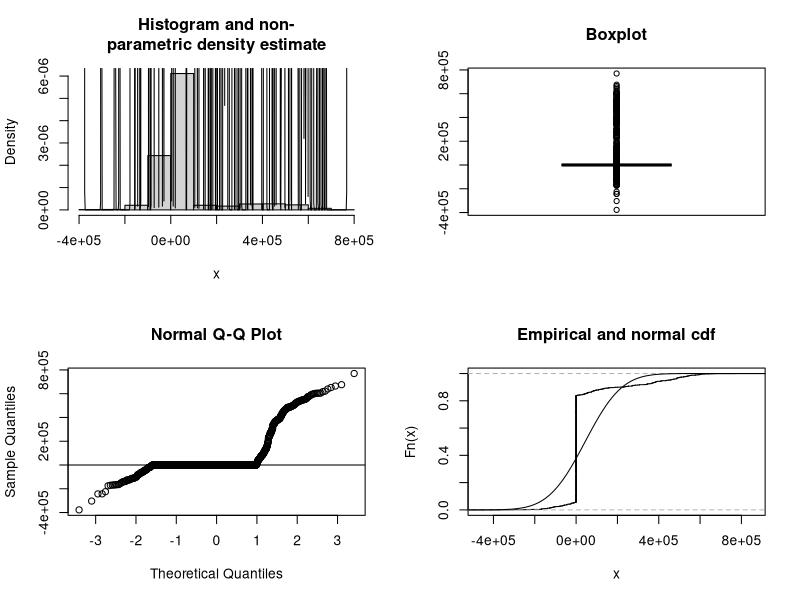
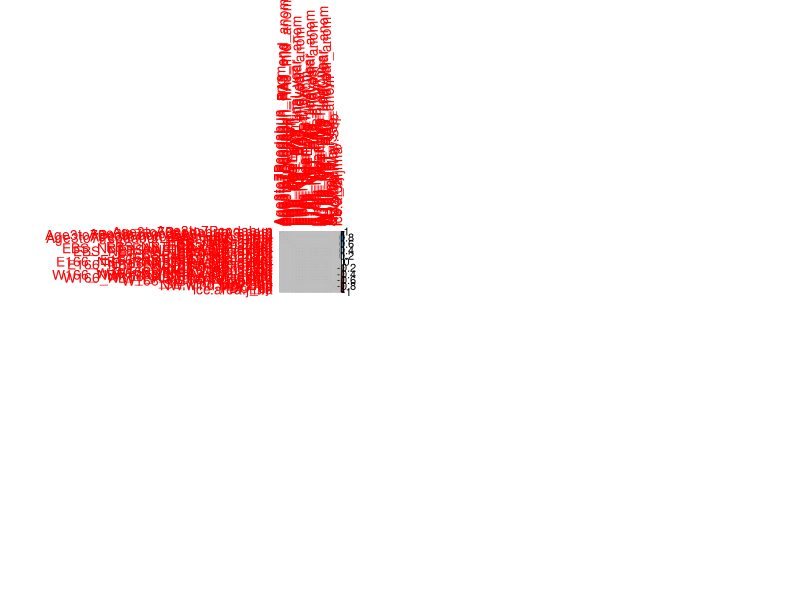
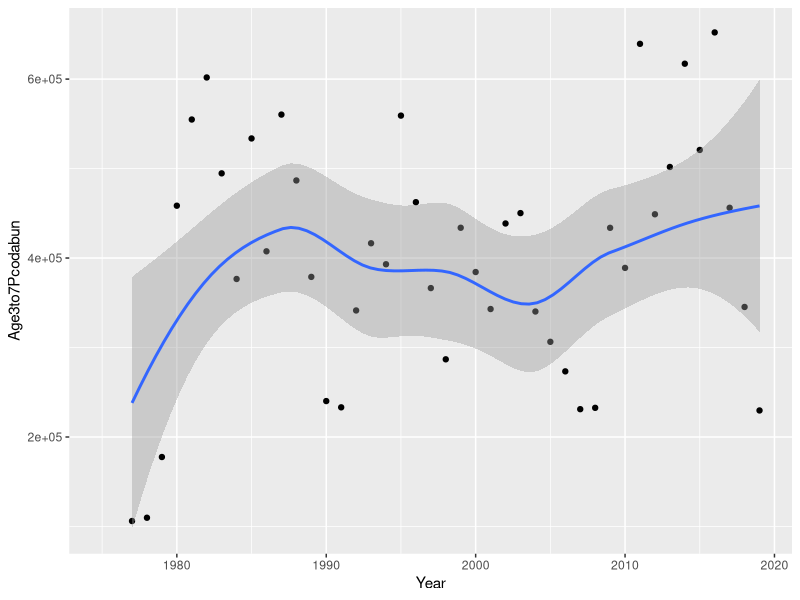
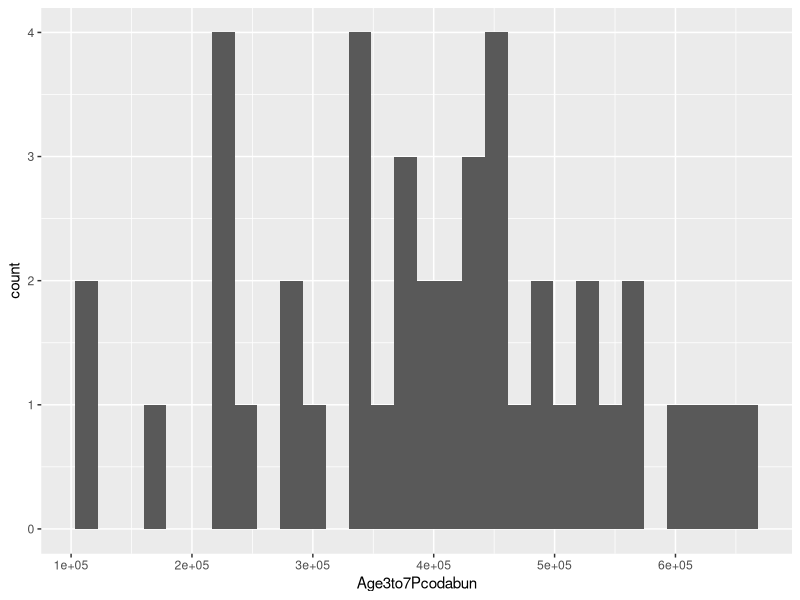
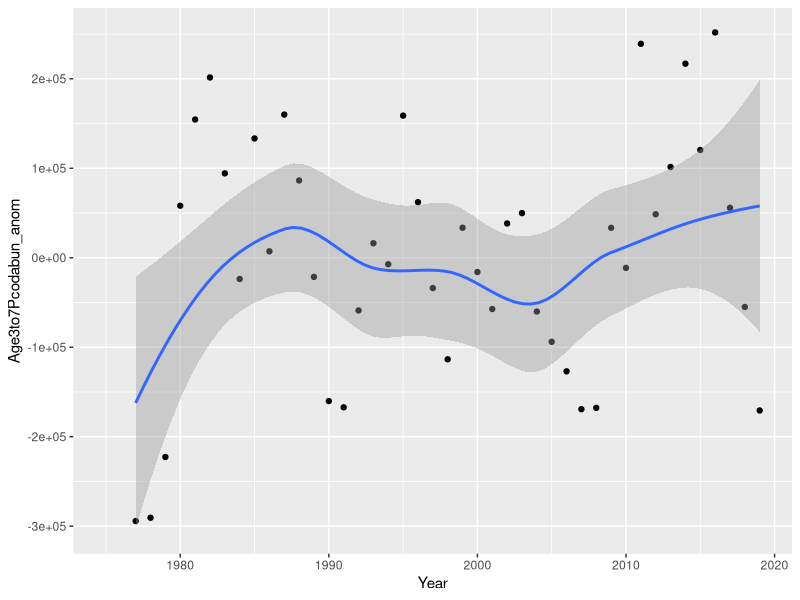
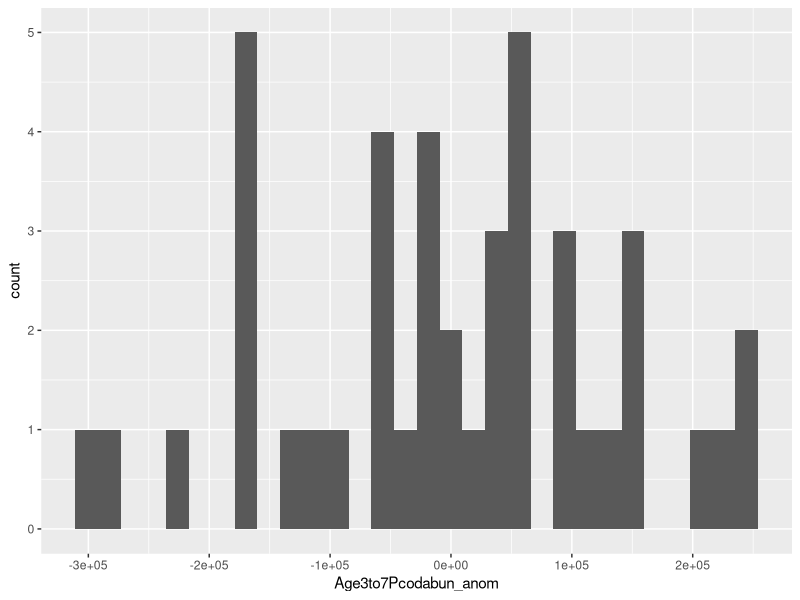
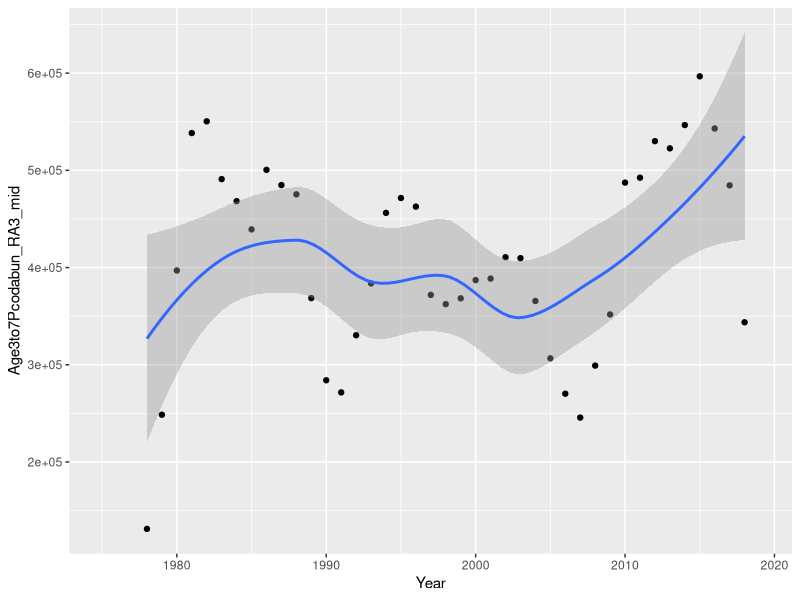
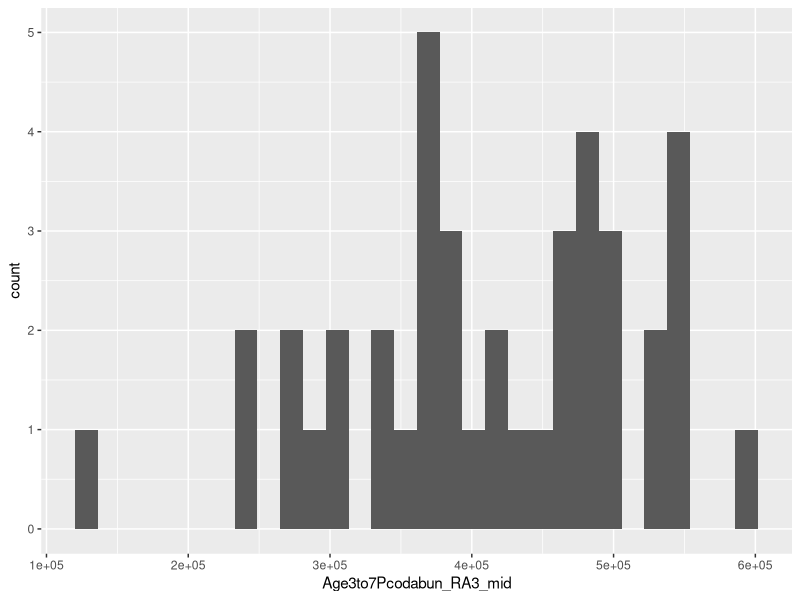

Source code (R) for these figures, in order: (Note: this script raises an error after producing the figures.)
library(Hmisc)
library(ggplot2)
library(tidyverse)
library(corrplot)
#######################################################################################################
####################################### EDA.norm function #############################################

eda.norm <- function(x, ...)
{
  # Examine distribution of data and check against normal distribution
  # x is a vector of data. Additional graphics parameters can be supplied
  # The function creates a histogram with an empirical density estimate, 
  # a boxplot, a normal q-q plot, and a plot of the empirical cumulative
  # density function with the corresponding normal cdf. 
  # In addition, the function returns the results from the 
  # Shapiro-Wilks test of normality
  #
  # Written by Franz Mueter. Last modified February 24, 2006
  #
  
  par(mfrow=c(2,2))
  if(sum(is.na(x)) > 0)
    warning("NA's were removed before plotting")
  
  x <- x[!is.na(x)]
  hist(x, main = "Histogram and non-\nparametric density estimate", prob = T)
  iqd <- summary(x)[5] - summary(x)[2]
  lines(density(x, width = 2 * iqd))
  boxplot(x, main = "Boxplot", ...)
  qqnorm(x)
  qqline(x)
  plot.ecdf(x, main="Empirical and normal cdf")
  LIM <- par("usr")
  y <- seq(LIM[1],LIM[2],length=100)
  lines(y, pnorm(y, mean(x), sqrt(var(x))))
  shapiro.test(x)
}

########################################################################################################

dat<-read.csv("data/envars.csv")
names(dat)
dat<-as.data.frame(dat)
n<-ncol(dat)
m<-nrow(dat)
dat2<-dat[,2:n]
dat3<-dat2[8:m,]
eda.norm(dat3)

cor(dat3)
cor1 <- cor(dat3, use="complete.obs")
corrplot(cor1)


#########################################################################################################################################
######################## Age 3 to 7 Pacific cod annual estimates ##########################################################################
ggplot(dat, aes(Year, Age3to7Pcodabun)) + geom_point() + theme(legend.position = "none") +
  geom_smooth()

ggplot(dat, aes(Age3to7Pcodabun)) + geom_histogram() #+ facet_wrap(~Year, scales="free") #little better to my eye

#########################Age 3 to 7 Pacific cod annual annual anomalies ####################################################################
ggplot(dat, aes(Year, Age3to7Pcodabun_anom)) + geom_point() + theme(legend.position = "none") +
  geom_smooth()

ggplot(dat, aes(Age3to7Pcodabun_anom)) + geom_histogram() #+ facet_wrap(~Year, scales="free") #little better to my eye

############################################################################################################################################
################################ Pcod 3 year rolling averages on mid year###################################################################
ggplot(dat, aes(Year, Age3to7Pcodabun_RA3_mid)) + geom_point() + theme(legend.position = "none") +
  geom_smooth()

ggplot(dat, aes(Age3to7Pcodabun_RA3_mid)) + geom_histogram() #+ facet_wrap(~Year, scales="free") #little better to my eye

################################ Pcod 3 year rolling averages on mid end year - anomalies#####################################################
ggplot(dat, aes(Year, Age3to7Pcodabun_RA3_mid_anom)) + geom_point() + theme(legend.position = "none") +
  geom_smooth()

ggplot(dat, aes(Age3to7Pcodabun_RA3_mid_anom)) + geom_histogram() #+ facet_wrap(~Year, scales="free") #little better to my eye


##########################################################################################################################################
################################ Pcod 3 year rolling averages on end year #####################################################
ggplot(dat, aes(Year, Age3to7Pcodabun_RA3_end)) + geom_point() + theme(legend.position = "none") +
  geom_smooth()

ggplot(dat, aes(Age3to7Pcodabun_RA3_end)) + geom_histogram() #+ facet_wrap(~Year, scales="free") #little better to my eye

################################ Pcod 3 year rolling averages on end year - anomalies#####################################################
ggplot(dat, aes(Year, Age3to7Pcodabun_RA3_end_anom)) + geom_point() + theme(legend.position = "none") +
  geom_smooth()

ggplot(dat, aes(Age3to7Pcodabun_RA3_end_anom)) + geom_histogram() #+ facet_wrap(~Year, scales="free") #little better to my eye





##########################################################################################################################################
################################ FHS TBM #####################################################
ggplot(dat, aes(Year, FHS_TBM)) + geom_point() + theme(legend.position = "none") +
  geom_smooth()

ggplot(dat, aes(FHS_TBM)) + geom_histogram() #+ facet_wrap(~Year, scales="free") #little better to my eye

################################ FHS TBM - anomalies#####################################################
ggplot(dat, aes(Year, FHS_TBM_anom)) + geom_point() + theme(legend.position = "none") +
  geom_smooth()

ggplot(dat, aes(FHS_TBM_anom)) + geom_histogram() #+ facet_wrap(~Year, scales="free") #little better to my eye



##########################################################################################################################################
################################ EBS Mean NBT #####################################################
ggplot(dat, aes(Year, EBS_mean_NBT)) + geom_point() + theme(legend.position = "none") +
  geom_smooth()

ggplot(dat, aes(EBS_mean_NBT)) + geom_histogram() #+ facet_wrap(~Year, scales="free") #little better to my eye

################################ EBS Mean NBT - anomalies#####################################################
ggplot(dat, aes(Year, EBS_NBT_anom)) + geom_point() + theme(legend.position = "none") +
  geom_smooth()

ggplot(dat, aes(EBS_NBT_anom)) + geom_histogram() #+ facet_wrap(~Year, scales="free") #little better to my eye



##########################################################################################################################################
################################ EBS_NBT_RA3_final_year #####################################################
ggplot(dat, aes(Year, EBS_NBT_RA3_final_year)) + geom_point() + theme(legend.position = "none") +
  geom_smooth()

ggplot(dat, aes(EBS_NBT_RA3_final_year)) + geom_histogram() #+ facet_wrap(~Year, scales="free") #little better to my eye

################################ EBS_NBT_RA3_final_year - anomalies#####################################################
ggplot(dat, aes(Year, EBS_NBT_RA3_final_year_anom)) + geom_point() + theme(legend.position = "none") +
  geom_smooth()

ggplot(dat, aes(EBS_NBT_RA3_final_year_anom)) + geom_histogram() #+ facet_wrap(~Year, scales="free") #little better to my eye

##########################################################################################################################################
################################ EBS_NBT_RA3_mid_year #####################################################
ggplot(dat, aes(Year, EBS_NBT_RA3_midyear)) + geom_point() + theme(legend.position = "none") +
  geom_smooth()

ggplot(dat, aes(EBS_NBT_RA3_midyear)) + geom_histogram() #+ facet_wrap(~Year, scales="free") #little better to my eye

################################ EBS_NBT_RA3_final_year - anomalies#####################################################
ggplot(dat, aes(Year, EBS_NBT_RA3_midyear_anom)) + geom_point() + theme(legend.position = "none") +
  geom_smooth()

ggplot(dat, aes(EBS_NBT_RA3_midyear_anom)) + geom_histogram() #+ facet_wrap(~Year, scales="free") #little better to my eye


##########################################################################################################################################
################################ AO winter  #####################################################
ggplot(dat, aes(Year, AO_jfm)) + geom_point() + theme(legend.position = "none") +
  geom_smooth()

ggplot(dat, aes(AO_jfm)) + geom_histogram() #+ facet_wrap(~Year, scales="free") #little better to my eye


##########################################################################################################################################
################################ Southeast wind.May-Sep  #####################################################
ggplot(dat, aes(Year, SE.wind.May.Sep)) + geom_point() + theme(legend.position = "none") +
  geom_smooth()

ggplot(dat, aes(SE.wind.May.Sep)) + geom_histogram() #+ facet_wrap(~Year, scales="free") #little better to my eye


##########################################################################################################################################
################################ Northwest wind.May-Sep  #####################################################
ggplot(dat, aes(Year, NW.wind.May.Sep)) + geom_point() + theme(legend.position = "none") +
  geom_smooth()

ggplot(dat, aes(NW.wind.May.Sep)) + geom_histogram() #+ facet_wrap(~Year, scales="free") #little better to my eye


##########################################################################################################################################
################################ PDO - Summer  #####################################################
ggplot(dat, aes(Year, PDO_jja)) + geom_point() + theme(legend.position = "none") +
  geom_smooth()

ggplot(dat, aes(PDO_jja)) + geom_histogram() #+ facet_wrap(~Year, scales="free") #little better to my eye


##########################################################################################################################################
################################ PDO - Winter  #####################################################
ggplot(dat, aes(Year, PDO_djf)) + geom_point() + theme(legend.position = "none") +
  geom_smooth()

ggplot(dat, aes(PDO_djf)) + geom_histogram() #+ facet_wrap(~Year, scales="free") #little better to my eye


##########################################################################################################################################
################################ Winter ice area  #####################################################
ggplot(dat, aes(Year, ice.area.jfma)) + geom_point() + theme(legend.position = "none") +
  geom_smooth()

ggplot(dat, aes(ice.area.jfma)) + geom_histogram() #+ facet_wrap(~Year, scales="free") #little better to my eye


######################################################################################################
names(envar)
####################################### All Envars #####################################################

dat4<-read.csv("data/all_envars.csv")
names(dat4)
dat<-as.data.frame(dat4)
n<-ncol(dat4)
m<-nrow(dat4)
n
m
dat5<-dat[,2:n]
dat6<-dat4[8:44,]
eda.norm(dat6)

cor(dat6)
cor2 <- cor(dat6, use="complete.obs")
corrplot(cor2)

dat6
